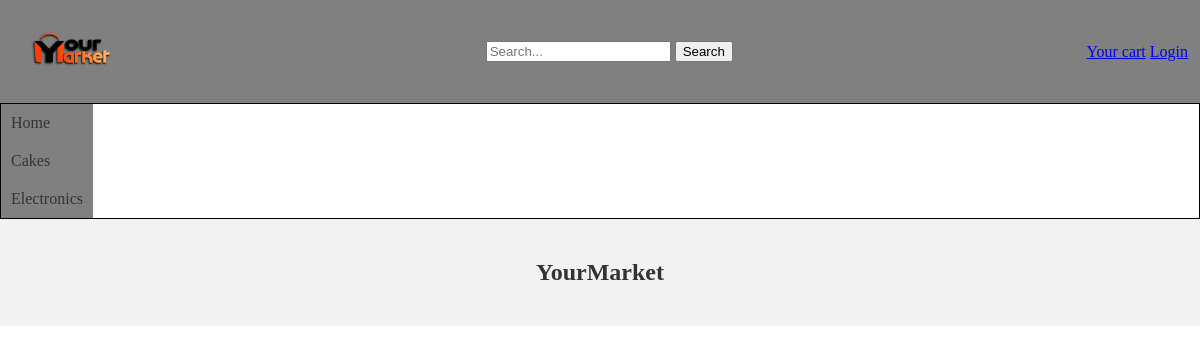
Page /findItems.php on the earlier database version.
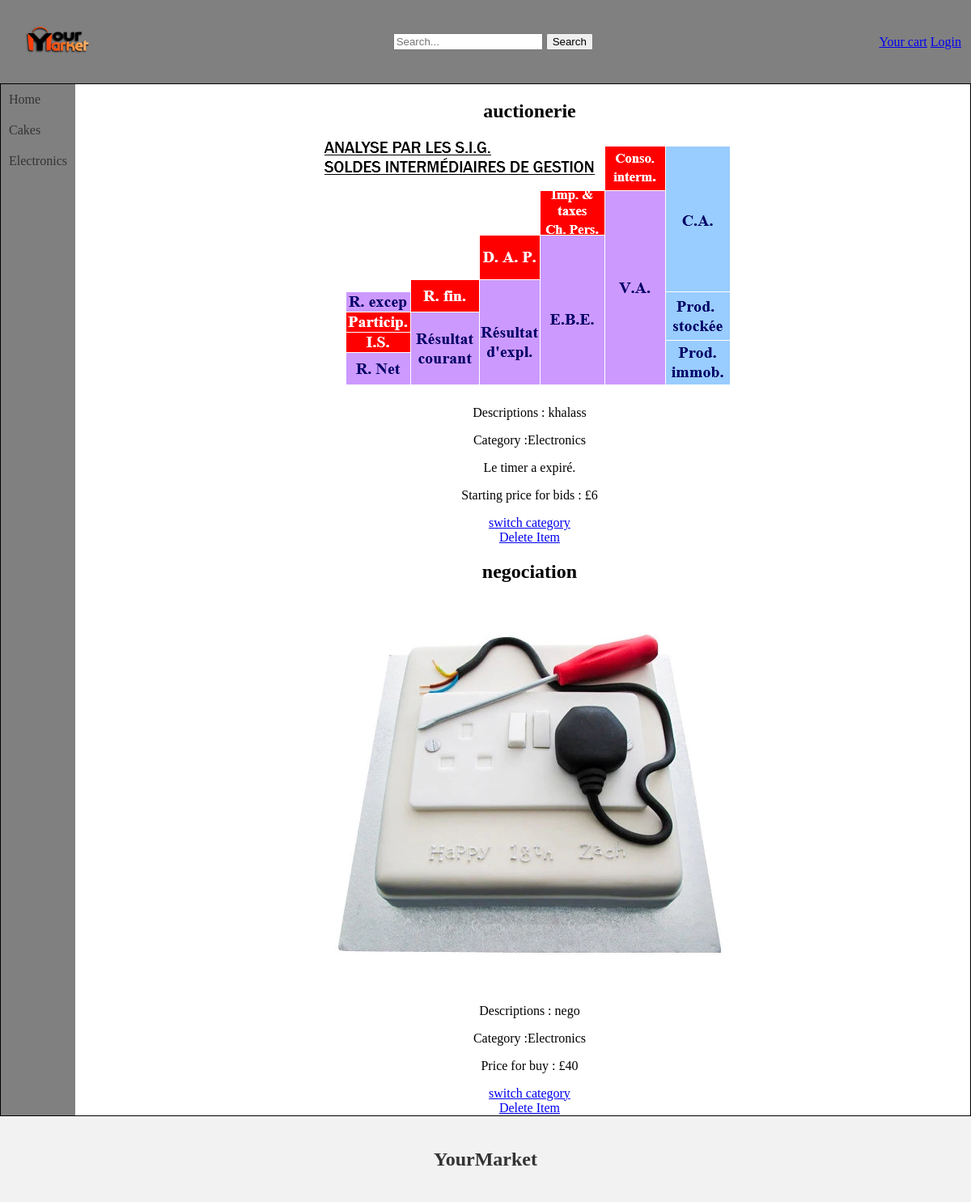
Same page on the later database version.
### tables this page shows
CREATE TABLE IF NOT EXISTS `items` (
  `id` int NOT NULL AUTO_INCREMENT,
  `nameItem` varchar(200) NOT NULL,
  `descriptions` varchar(999) NOT NULL,
  `price` double NOT NULL,
  `categories` int NOT NULL,
  `sellType` int NOT NULL,
  `quantity` int NOT NULL DEFAULT '1',
  `available` tinyint(1) NOT NULL DEFAULT '1',
  `endDate` datetime DEFAULT NULL,
  PRIMARY KEY (`id`)
);

CREATE TABLE IF NOT EXISTS `picturesvideos` (
  `id` int NOT NULL AUTO_INCREMENT,
  `link` varchar(500) NOT NULL,
  PRIMARY KEY (`id`)
);

### findItems.php (the view, shortened to what this page needs)
<!DOCTYPE html>
<html>
<head>
  <link rel="stylesheet" type="text/css" href="Constant/styles.css">
</head>
<body>
    <head>
        <?php include('Constant/head.php'); ?>
    </head>
    <div class="page">
      <nav>
          <?php include('Constant/navbar.php'); ?>
      </nav>
      <div class="content">
      <div class="row">
                <?php
                global $conn;
                $currentDatetime = date("Y-m-d H:i:s");
                $sql = "SELECT i.id,nameItem,descriptions,price,categories,quantity,sellType,idLink,link,endDate FROM items as i inner join have as h on i.id = h.idItem inner join picturesvideos as pv on h.idLink=pv.id where quantity>0 ";
                $result = $conn->query($sql);
                if ($result->num_rows > 0) {
                    while ($row = $result->fetch_assoc()) {
                        echo '<div class="column">';
                        echo '<div class="item">';
                        echo '<h2>' . $row["nameItem"] . '</h2>';
                        echo '<img src='. $row["link"] . '>';
                        echo '<p>Descriptions : ' . $row["descriptions"] . '</p>';
                        $categoryName = $row["categories"]==1?"Cakes":"Electronics";
                        echo '<p>Category :'.$categoryName.' </p>';
                        if($row["sellType"]==1){
                            echo '<p>Price for buy : £' . $row["price"] . '</p>';
                        }else{
                            if ($currentDatetime >= $row["endDate"]) {
                                echo "Le timer a expiré.";
                            } else {
                                $expiryTime = new DateTime($row["endDate"]);
                                $currentDatetimeObj = new DateTime($currentDatetime);
                                $interval = $currentDatetimeObj->diff($expiryTime);
                                $remainingTime = $interval->format('%y années, %m mois, %d jours, %H heures, %I minutes et %S secondes');
                                echo "Remaining time : " . $remainingTime;
                            }
                            echo '<p>Starting price for bids : £' . $row["price"] . '</p>';
                        }
                        $cat = $row["categories"]==1?2:1;
                        echo '<a href="findItems.php?id='.$row["id"].'&newCategory='.$cat.'">switch category</a><br>';
                        echo '<a href="findItems.php?delId='.$row["id"].'">Delete Item</a><br>';
                        echo '</div>';
                        echo '</div>';
                    }
                }
                ?>
            </div>
      </div>
    </div>
  <footer>
    <?php
    include('Constant/footer.php');
    ?>
  </footer>
</body>
</html>

Differences in the rows shown:
added items: nameItem "auctionerie", picturesvideos.link (picture), descriptions "khalass", categories "Electronics", shows "Le timer a expiré.", price "6"
added items: nameItem "negociation", picturesvideos.link (picture), descriptions "nego", categories "Electronics", price "40"
